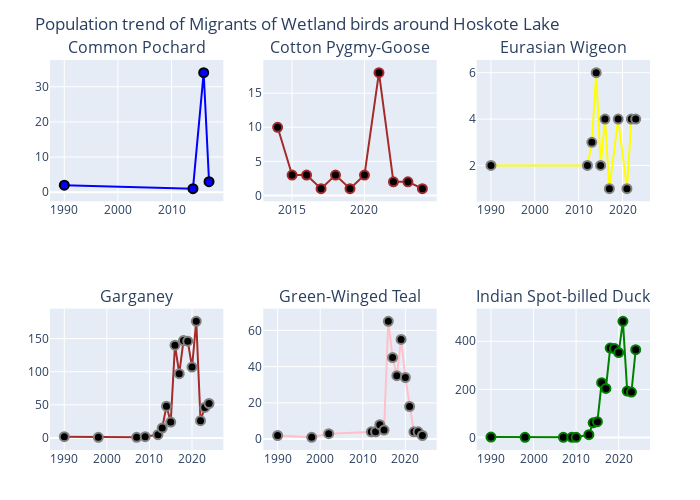

The notebook cell this image was saved under:
### Code cell
# plot the trend for Common Pochard, Cotton-Pygmy Goose, Eurasian Wigeon, Garganey, Green-Winged Teal and Indian Spot Billed Duck. 

using PlotlyJS

CPochard_plot() = scatter(
    x=result_CPochard.OBSERVATION_DATE_YEAR_ONLY,
    y=result_CPochard.count,
    mode="lines+markers",
    marker=attr(
        size=9,
        color="blue",
        symbol="circle",
        line=attr(width=2, color="lightorange")
    ),
    line=attr(color="lightbrown", width=2)
)

CPGoose_plot() = scatter(
    x=result_CPGoose.OBSERVATION_DATE_YEAR_ONLY,
    y=result_CPGoose.count,
    mode="lines+markers",
    marker=attr(
        size=9,
        color="black",
        symbol="lightbrown",
        line=attr(width=2, color="lightbrown")
    ),
    line=attr(color="brown", width=2)
)

EWigeon_plot() = scatter(
    x=result_EWigeon.OBSERVATION_DATE_YEAR_ONLY,
    y=result_EWigeon.count,
    mode="lines+markers",
    marker=attr(
        size=9,
        color="black",
        symbol="circle",
        line=attr(width=2, color="grey")
    ),
    line=attr(color="yellow", width=2)
)

garganey_plot() = scatter(
    x=result_Garganey.OBSERVATION_DATE_YEAR_ONLY,
    y=result_Garganey.count,
    mode="lines+markers",
    marker=attr(
        size=9,
        color="black",
        symbol="circle",
        line=attr(width=2, color="grey")
    ),
    line=attr(color="brown", width=2)
)
GWTeal_plot() = scatter(
    x=result_GWTeal.OBSERVATION_DATE_YEAR_ONLY,
    y=result_GWTeal.count,
    mode="lines+markers",
    marker=attr(
        size=9,
        color="black",
        symbol="circle",
        line=attr(width=2, color="grey")
    ),
    line=attr(color="pink", width=2)
)
ISBDuck_plot() = scatter(
    x=result_ISBDuck.OBSERVATION_DATE_YEAR_ONLY,
    y=result_ISBDuck.count,
    mode="lines+markers",
    marker=attr(
        size=9,
        color="black",
        symbol="circle",
        line=attr(width=2, color="lightbrown")
    ),
    line=attr(color="green", width=2)
)
plot_CPochard = plot(CPochard_plot(), Layout(title="Common Pochard"))
plot_CPGoose = plot(CPGoose_plot(), Layout(title="Cotton Pygmy-Goose"))
plot_EWigeon = plot(EWigeon_plot(), Layout(title="Eurasian Wigeon"))
plot_garganey = plot(garganey_plot(), Layout(title="Garganey"))
plot_GWTeal = plot(GWTeal_plot(), Layout(title="Green-Winged Teal"))
plot_ISBDuck = plot(ISBDuck_plot(), Layout(title="Indian Spot-billed Duck"))

plot_piscivorous1 = [plot_CPochard plot_CPGoose plot_EWigeon; plot_garganey plot_GWTeal plot_ISBDuck]

relayout!(plot_piscivorous1, 
    height = 500,
    width = 700,
    title="Population trend of Migrants of Wetland birds around Hoskote Lake",
    showlegend = false,   
    )

plot_piscivorous1

### Figure 1 — Plotly figure (JSON) as saved in the notebook; plotly's stock layout.template omitted (floating-point values rounded to 4 significant figures)
{"data": [{"line": {"color": "lightbrown", "width": 2}, "marker": {"color": "blue", "line": {"color": "lightorange", "width": 2}, "size": 9, "symbol": "circle"}, "mode": "lines+markers", "type": "scatter", "x": [1990, 2014, 2016, 2017], "xaxis": "x1", "y": [2, 1, 34, 3], "yaxis": "y1"}, {"line": {"color": "brown", "width": 2}, "marker": {"color": "black", "line": {"color": "lightbrown", "width": 2}, "size": 9, "symbol": "lightbrown"}, "mode": "lines+markers", "type": "scatter", "x": [2014, 2015, 2016, 2017, 2018, 2019, 2020, 2021, 2022, 2023, 2024], "xaxis": "x2", "y": [10, 3, 3, 1, 3, 1, 3, 18, 2, 2, 1], "yaxis": "y2"}, {"line": {"color": "yellow", "width": 2}, "marker": {"color": "black", "line": {"color": "grey", "width": 2}, "size": 9, "symbol": "circle"}, "mode": "lines+markers", "type": "scatter", "x": [1990, 2012, 2013, 2014, 2015, 2016, 2017, 2019, 2021, 2022, 2023], "xaxis": "x3", "y": [2, 2, 3, 6, 2, 4, 1, 4, 1, 4, 4], "yaxis": "y3"}, {"line": {"color": "brown", "width": 2}, "marker": {"color": "black", "line": {"color": "grey", "width": 2}, "size": 9, "symbol": "circle"}, "mode": "lines+markers", "type": "scatter", "x": [1990, 1998, 2007, 2009, 2012, 2013, 2014, 2015, 2016, 2017, 2018, 2019, 2020, 2021, 2022, 2023, 2024], "xaxis": "x4", "y": [2, 1, 1, 2, 5, 15, 48, 24, 140, 97, 147, 146, 107, 176, 26, 46, 52], "yaxis": "y4"}, {"line": {"color": "pink", "width": 2}, "marker": {"color": "black", "line": {"color": "grey", "width": 2}, "size": 9, "symbol": "circle"}, "mode": "lines+markers", "type": "scatter", "x": [1990, 1998, 2002, 2012, 2013, 2014, 2015, 2016, 2017, 2018, 2019, 2020, 2021, 2022, 2023, 2024], "xaxis": "x5", "y": [2, 1, 3, 4, 4, 8, 5, 65, 45, 35, 55, 34, 18, 4, 4, 2], "yaxis": "y5"}, {"line": {"color": "green", "width": 2}, "marker": {"color": "black", "line": {"color": "lightbrown", "width": 2}, "size": 9, "symbol": "circle"}, "mode": "lines+markers", "type": "scatter", "x": [1990, 1998, 2007, 2009, 2010, 2013, 2014, 2015, 2016, 2017, 2018, 2019, 2020, 2021, 2022, 2023, 2024], "xaxis": "x6", "y": [2, 1, 1, 1, 1, 12, 61, 66, 228, 204, 372, 370, 353, 483, 193, 189, 365], "yaxis": "y6"}], "layout": {"annotations": [{"font": {"size": 16}, "showarrow": false, "text": "Common Pochard", "x": 0.1444, "xanchor": "center", "xref": "paper", "y": 1, "yanchor": "bottom", "yref": "paper"}, {"font": {"size": 16}, "showarrow": false, "text": "Cotton Pygmy-Goose", "x": 0.5, "xanchor": "center", "xref": "paper", "y": 1, "yanchor": "bottom", "yref": "paper"}, {"font": {"size": 16}, "showarrow": false, "text": "Eurasian Wigeon", "x": 0.8556, "xanchor": "center", "xref": "paper", "y": 1, "yanchor": "bottom", "yref": "paper"}, {"font": {"size": 16}, "showarrow": false, "text": "Garganey", "x": 0.1444, "xanchor": "center", "xref": "paper", "y": 0.3625, "yanchor": "bottom", "yref": "paper"}, {"font": {"size": 16}, "showarrow": false, "text": "Green-Winged Teal", "x": 0.5, "xanchor": "center", "xref": "paper", "y": 0.3625, "yanchor": "bottom", "yref": "paper"}, {"font": {"size": 16}, "showarrow": false, "text": "Indian Spot-billed Duck", "x": 0.8556, "xanchor": "center", "xref": "paper", "y": 0.3625, "yanchor": "bottom", "yref": "paper"}], "height": 500, "margin": {"b": 50, "l": 50, "r": 50, "t": 60}, "showlegend": false, "title": "Population trend of Migrants of Wetland birds around Hoskote Lake", "width": 700, "xaxis1": {"anchor": "y1", "domain": [0, 0.2889]}, "xaxis2": {"anchor": "y2", "domain": [0.3556, 0.6444]}, "xaxis3": {"anchor": "y3", "domain": [0.7111, 1]}, "xaxis4": {"anchor": "y4", "domain": [0, 0.2889]}, "xaxis5": {"anchor": "y5", "domain": [0.3556, 0.6444]}, "xaxis6": {"anchor": "y6", "domain": [0.7111, 1]}, "yaxis1": {"anchor": "x1", "domain": [0.6375, 1]}, "yaxis2": {"anchor": "x2", "domain": [0.6375, 1]}, "yaxis3": {"anchor": "x3", "domain": [0.6375, 1]}, "yaxis4": {"anchor": "x4", "domain": [5.551e-17, 0.3625]}, "yaxis5": {"anchor": "x5", "domain": [5.551e-17, 0.3625]}, "yaxis6": {"anchor": "x6", "domain": [5.551e-17, 0.3625]}}}
